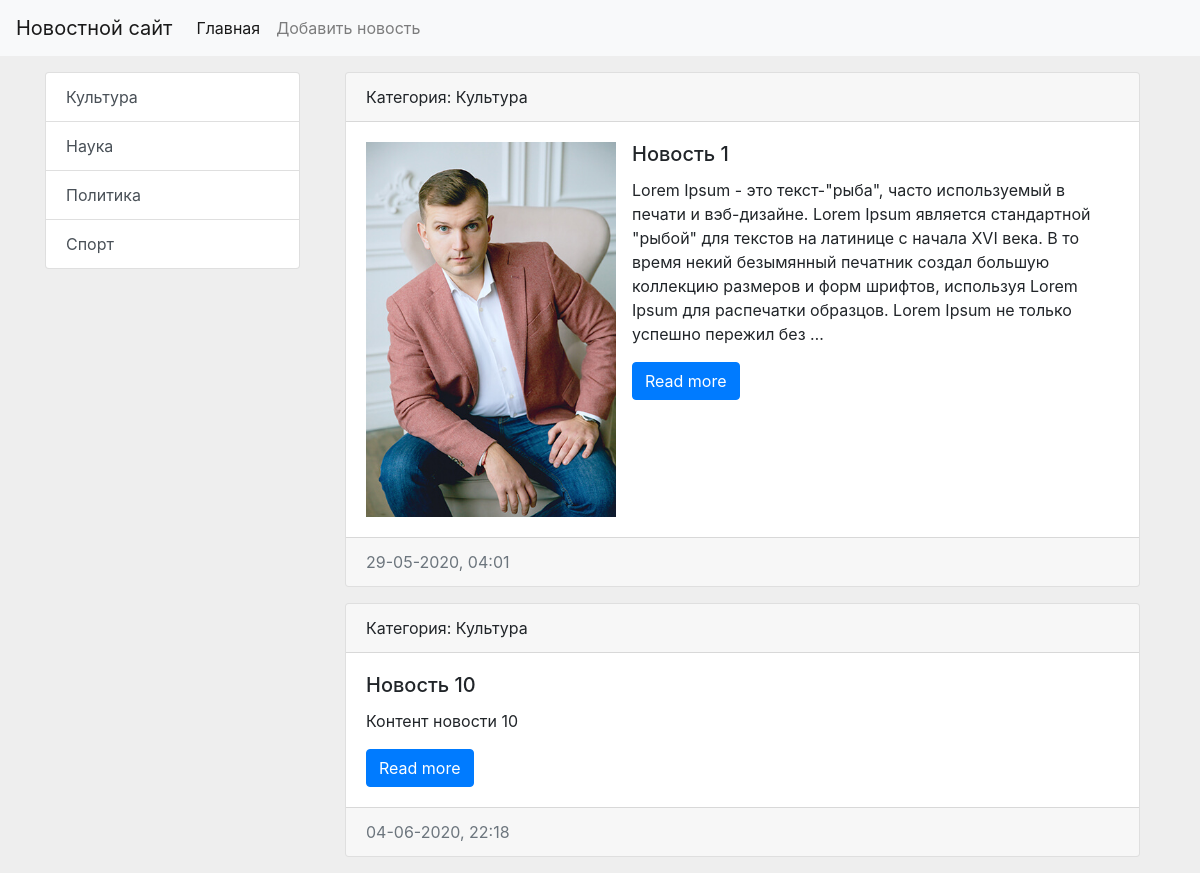
Page /cat/1/ on the earlier database version.
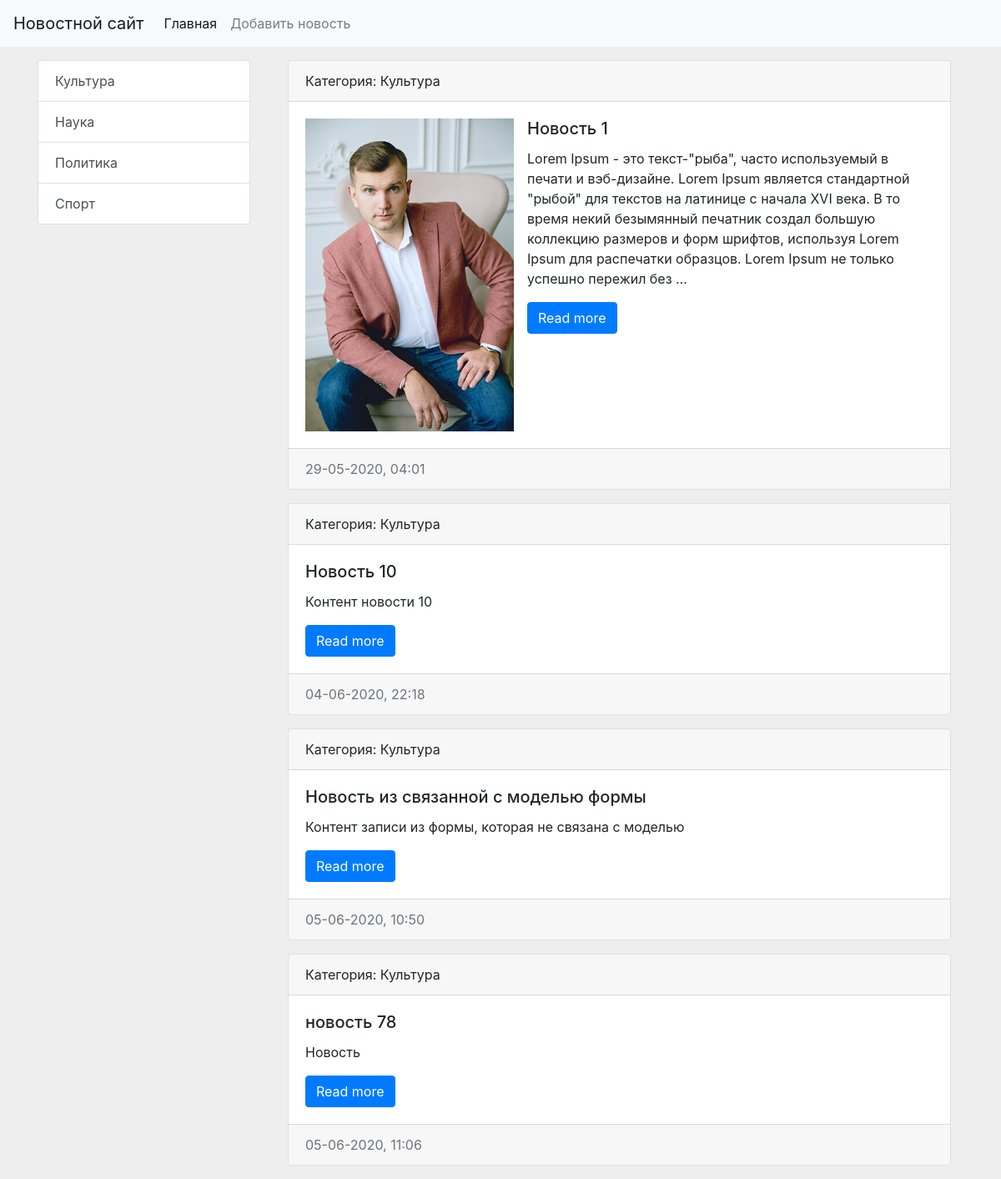
Same page on the later database version.
### news/models.py (models this page shows, shortened)
class Category(models.Model):
    title = models.CharField(max_length=150, db_index=True, verbose_name='Категории')
    def get_absolute_url(self):
        return reverse_lazy('category', kwargs={'category_id': self.pk})
    def __str__(self):
        return self.title
    class Meta:
        verbose_name = 'Категория'
        verbose_name_plural = 'Категории'
        ordering = ['title']

class News(models.Model):
    title = models.CharField(max_length=150, verbose_name='Заголовок')
    content = models.TextField(blank=True, verbose_name='Контент')
    created_at = models.DateTimeField(auto_now_add=True, verbose_name='Создано')
    updated_at = models.DateTimeField(auto_now=True, verbose_name='Обновлено')
    photo = models.ImageField(blank=True, upload_to='photos/%Y/%m/', verbose_name='Фото')
    is_published = models.BooleanField(default=True, verbose_name='Опубликовано')
    category = models.ForeignKey('Category', on_delete=models.PROTECT, verbose_name='Категория')
    def get_absolute_url(self):
        return reverse_lazy('view_news', kwargs={'pk': self.pk})
    class Meta:
        verbose_name = 'Новость'
        verbose_name_plural = 'Новости'
        ordering = ['created_at', 'title']

### news/views.py (the view)
# urls.py: path('cat/<int:category_id>/', CategoryNews.as_view(), name='category'),
class CategoryNews(ListView):
    model = News
    template_name = 'news/category.html'
    context_object_name = 'news'
    allow_empty = False
    def get_queryset(self):
        return News.objects.filter(category_id=self.kwargs['category_id'], is_published=True)
    def get_context_data(self, **kwargs):
        context = super().get_context_data(**kwargs)
        context['title'] = Category.objects.get(pk=self.kwargs['category_id'])
        return context

### news/templatetags/news_tags.py (called while the page is built)
@register.inclusion_tag('news/list_categories.html')
def show_categories():
    categories = Category.objects.all()
    return {'categories': categories}

### news/templates/news/category.html
{% extends 'base.html' %}
{% block sidebar %}
    {% include 'inc/_sidebar.html' %}
{% endblock %}
{% block content %}
    {% for item in news %}
        <div class="col-md-12">
            <div class="card  mb-3">
                <div class="card-header">
                    Категория: {{ item.category }}
                </div>
                <div class="card-body">
                    <div class="media">
                        {% if item.photo %}
                            <img src="{{ item.photo.url }}" alt="" width="250" class="mr-3">
                        {% endif %}
                        <div class="media-body">
                            <h5 class="card-title">{{ item.title }}</h5>
                            <p class="card-text">{{ item.content|truncatewords:50 }}</p>
                            <a href="{{ item.get_absolute_url }}" class="btn btn-primary">Read more</a>
                        </div>
                    </div>
                </div>
                <div class="card-footer text-muted">
                    {{ item.created_at|date:'d-m-Y, H:i' }}
                </div>
            </div>
        </div>
    {% endfor %}
{% endblock %}

### templates/base.html (shortened to what this page needs)
{% load static %}
<!doctype html>
<html lang="en">
<head>
    <link rel="stylesheet" href="{% static 'bootstrap/css/bootstrap.css' %}">
    <link rel="stylesheet" href="{% static 'css/style.css' %}">
</head>
<body>
{% include 'inc/_nav.html' %}
<div class="container mt-3">
    <div class="row">
        <div class="col-md-3">
            {% block sidebar %}{% endblock %}
        </div>
        <div class="col-md-9">
            {% block content %}{% endblock %}
        </div>
    </div>
</div>
</body>
</html>

### templates/inc/_nav.html (shortened to what this page needs)
<nav class="navbar navbar-expand-lg navbar-light bg-light">
    <a class="navbar-brand" href="{% url 'home' %}">Новостной сайт</a>
    <div class="collapse navbar-collapse" id="navbarSupportedContent">
        <ul class="navbar-nav mr-auto">
            <li class="nav-item active">
                <a class="nav-link" href="{% url 'home' %}">Главная</a>
            </li>
            <li class="nav-item">
                <a class="nav-link" href="{% url 'add_news' %}">Добавить новость</a>
            </li>
        </ul>
    </div>
</nav>

### templates/inc/_sidebar.html (shortened to what this page needs)
{% load news_tags %}
{% show_categories %}

### news/templates/news/list_categories.html
<div class="list-group">
    {% for cat in categories %}
        <a href="{{ cat.get_absolute_url }}" class="list-group-item list-group-item-action">
            {{ cat.title }}
        </a>
    {% endfor %}
</div>

### firstsite/static/css/style.css (style rules this page uses)
body { background: #eee; }

Differences in the rows shown:
added News: category "Культура", title "Новость из связанной с моделью формы", content "Контент записи из формы, которая не связана с моделью", created_at "05-06-2020, 10:50"
added News: category "Культура", title "новость 78", content "Новость", created_at "05-06-2020, 11:06"
